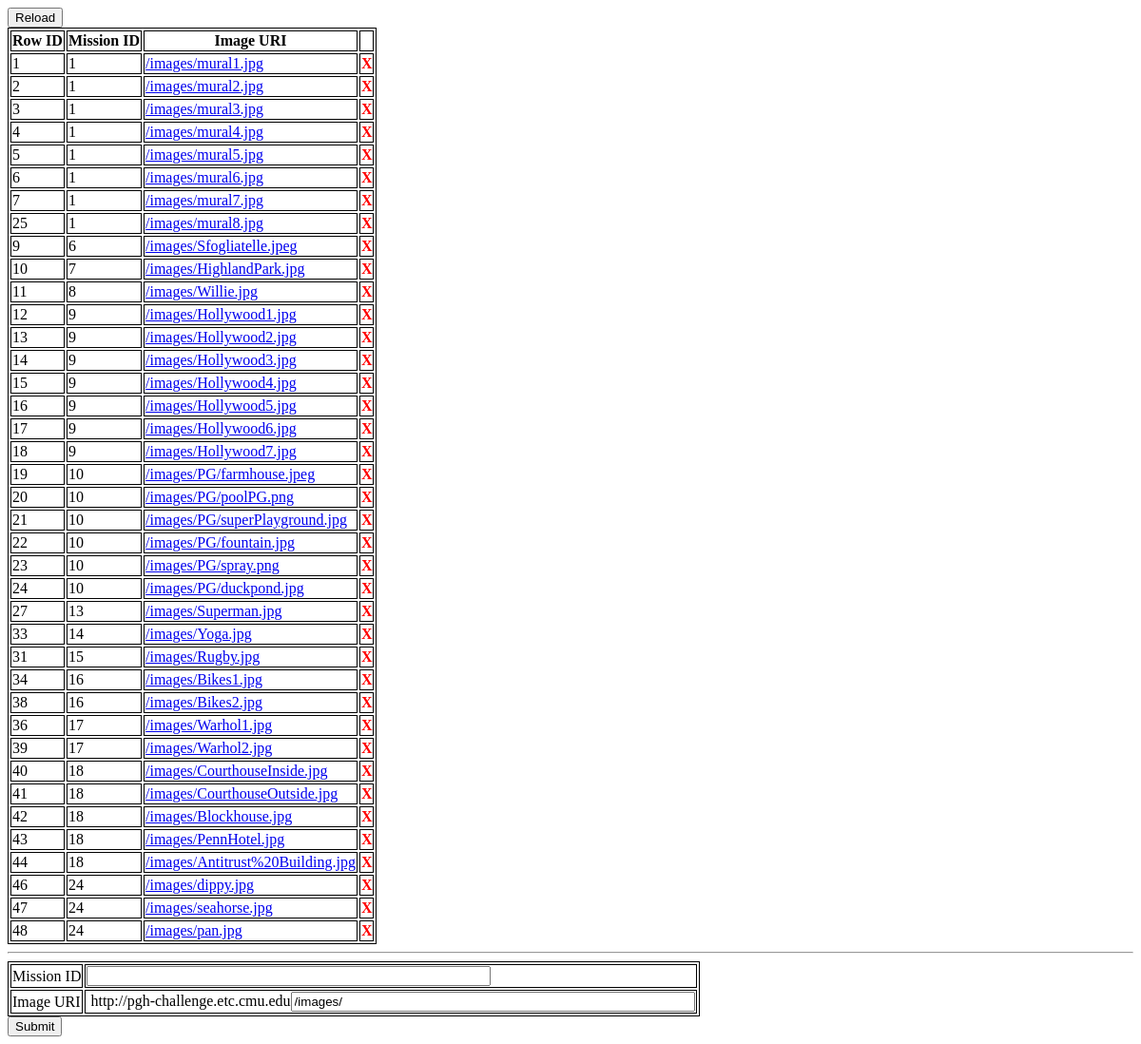
Screenshot of /www/dba/missionimage.php with the database file from the repository.
### tables this page shows
CREATE TABLE missionimage (
  id int(11) NOT NULL AUTO_INCREMENT,
  missionID int(11) NOT NULL,
  imageURI varchar(10000) NOT NULL,
  PRIMARY KEY (id),
  KEY missionID (missionID),
  CONSTRAINT missionimage_ibfk_1 FOREIGN KEY (missionID) REFERENCES mission (id) ON DELETE CASCADE ON UPDATE CASCADE
);

### www/dba/missionimage.php (the view, shortened to what this page needs)
<!DOCTYPE html>
<html>
<head>
<link rel="stylesheet" type="text/css" href="dba.css">
</head>
<body>
<?php
$db = new mysqli("localhost", "pgh-challenge", "5NdSW4FaAqQXthqs", "game");
$table = "missionimage";
$stmt = $db->prepare("select id, missionID, imageURI from $table order by missionid asc");
echo "<input class=\"refreshBtn\" type=\"button\" value=\"Reload\" onclick=\"refreshPage()\" />\n";
echo "<table id=\"dataTable\">\n";
echo "<tr><th>Row ID</th><th>Mission ID</th><th>Image URI</th>";
echo "<td></td></tr>\n";
$stmt->execute();
$stmt->bind_result($id, $mid, $imguri);
while($stmt->fetch())
{
	echo "<tr>".
	"<td>$id</td><td>$mid</td>".
	"<td><a href=\"$imguri\" target=\"_blank\">$imguri</a></td>".
	"<td><a class=\"deletetext\" href=\"javascript:void(0)\" onclick=\"removeRow($id)\">X</a></td>".
	"</tr>\n";
}
echo "</table>\n";
?>
<hr/>
<form method="post" action="missionimage.php">
<table>
<tr><td>Mission ID</td><td><input name="mid" type="text" size="50"/ ></td></tr>
<tr><td>Image URI</td><td><span style="margin:0px;border:0px;padding:0xp">&nbsp;http://pgh-challenge.etc.cmu.edu</span><input name="imguri" type="text" size="50" value="/images/" /></td></tr>
</table>
<input type="Submit" />
</form>
</body>
</html>

### www/dba/dba.css (style rules this page uses)
table, tr, td, th { border: 1px solid black; }
.errortext, .deletetext { font-weight: bold; color: red; text-decoration: none; }
.refreshBtn { vertical-align: top; display:block; }

### rows the page displays
missionimage: id "1", missionID "1", imageURI "/images/mural1.jpg"
missionimage: id "2", missionID "1", imageURI "/images/mural2.jpg"
missionimage: id "3", missionID "1", imageURI "/images/mural3.jpg"
missionimage: id "4", missionID "1", imageURI "/images/mural4.jpg"
missionimage: id "5", missionID "1", imageURI "/images/mural5.jpg"
missionimage: id "6", missionID "1", imageURI "/images/mural6.jpg"
missionimage: id "7", missionID "1", imageURI "/images/mural7.jpg"
missionimage: id "25", missionID "1", imageURI "/images/mural8.jpg"
missionimage: id "9", missionID "6", imageURI "/images/Sfogliatelle.jpeg"
missionimage: id "10", missionID "7", imageURI "/images/HighlandPark.jpg"
missionimage: id "11", missionID "8", imageURI "/images/Willie.jpg"
missionimage: id "12", missionID "9", imageURI "/images/Hollywood1.jpg"
missionimage: id "13", missionID "9", imageURI "/images/Hollywood2.jpg"
missionimage: id "14", missionID "9", imageURI "/images/Hollywood3.jpg"
missionimage: id "15", missionID "9", imageURI "/images/Hollywood4.jpg"
missionimage: id "16", missionID "9", imageURI "/images/Hollywood5.jpg"
missionimage: id "17", missionID "9", imageURI "/images/Hollywood6.jpg"
missionimage: id "18", missionID "9", imageURI "/images/Hollywood7.jpg"
missionimage: id "19", missionID "10", imageURI "/images/PG/farmhouse.jpeg"
missionimage: id "20", missionID "10", imageURI "/images/PG/poolPG.png"
missionimage: id "21", missionID "10", imageURI "/images/PG/superPlayground.jpg"
missionimage: id "22", missionID "10", imageURI "/images/PG/fountain.jpg"
missionimage: id "23", missionID "10", imageURI "/images/PG/spray.png"
missionimage: id "24", missionID "10", imageURI "/images/PG/duckpond.jpg"
missionimage: id "27", missionID "13", imageURI "/images/Superman.jpg"
missionimage: id "33", missionID "14", imageURI "/images/Yoga.jpg"
missionimage: id "31", missionID "15", imageURI "/images/Rugby.jpg"
missionimage: id "34", missionID "16", imageURI "/images/Bikes1.jpg"
missionimage: id "38", missionID "16", imageURI "/images/Bikes2.jpg"
missionimage: id "36", missionID "17", imageURI "/images/Warhol1.jpg"
missionimage: id "39", missionID "17", imageURI "/images/Warhol2.jpg"
missionimage: id "40", missionID "18", imageURI "/images/CourthouseInside.jpg"
missionimage: id "41", missionID "18", imageURI "/images/CourthouseOutside.jpg"
missionimage: id "42", missionID "18", imageURI "/images/Blockhouse.jpg"
missionimage: id "43", missionID "18", imageURI "/images/PennHotel.jpg"
missionimage: id "44", missionID "18", imageURI "/images/Antitrust%20Building.jpg"
missionimage: id "46", missionID "24", imageURI "/images/dippy.jpg"
missionimage: id "47", missionID "24", imageURI "/images/seahorse.jpg"
missionimage: id "48", missionID "24", imageURI "/images/pan.jpg"
